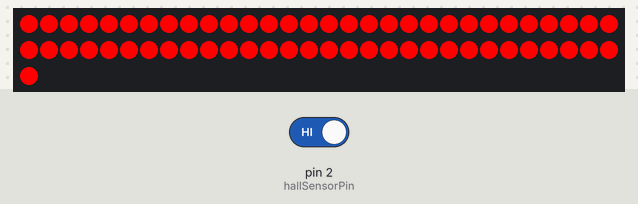
A sketch run on a simulated Arduino Uno, built with avr-gcc and run on an emulated ATmega328P. Shown: 61 RGB LEDs in strip order, left to right, continuing on the next row. The inputs (shaded band) are chosen by the test bench; at power-on: pin 2 (hallSensorPin) HIGH.

Above: at 1.2 s.
1.3 s: pin 2 (hallSensorPin) driven LOW
At 1.9 s:
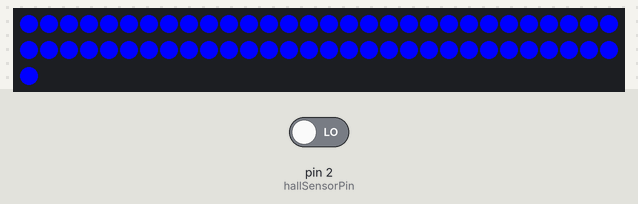
Timing chart, 0 to 4.3 s (numbered marks = the images above; inputs shaded):
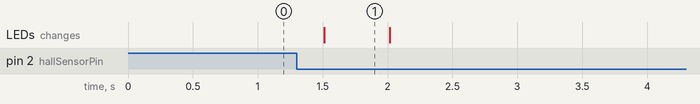

The sketch:

HallEffect_LED_Strip.ino
```cpp
#include <FastLED.h>

// all defines for LEDs
#define LED_PIN     6
#define NUM_LEDS    61

// RGB colours
#define RED     CRGB(255, 0, 0)
#define BLUE CRGB(0, 0, 255)

const byte hallSensorPin = 2;
volatile bool magnetDetected = false;

CRGB leds[NUM_LEDS]; // array declaration

void setup() {
  // put your setup code here, to run once:

  pinMode(hallSensorPin, INPUT);
  attachInterrupt(digitalPinToInterrupt(hallSensorPin), magnetInterrupt, FALLING);
  FastLED.addLeds<WS2812, LED_PIN, GRB>(leds, NUM_LEDS);

}

void loop() {
  // put your main code here, to run repeatedly:
 // Your main code can run here if needed

  if (magnetDetected) {

    setColour(BLUE);
    magnetDetected = false;  // Reset the flag
  }else{
    setColour(RED);
  }
}


// Interrupt service routine for the Hall effect sensor
void magnetInterrupt() {
  magnetDetected = true;
}

void setColour(CRGB colour) {
  for (int i = 0; i < NUM_LEDS; i++) {
    leds[i] = colour;

  }
  FastLED.show();
  delay(500);
}
```

Measured:
- after the input at 1.3 s, the LEDs: change after 0.21 s (image 1)
- what the display in image 1 shows lasts 0.5 s, from 1.5 s to 2.0 s
